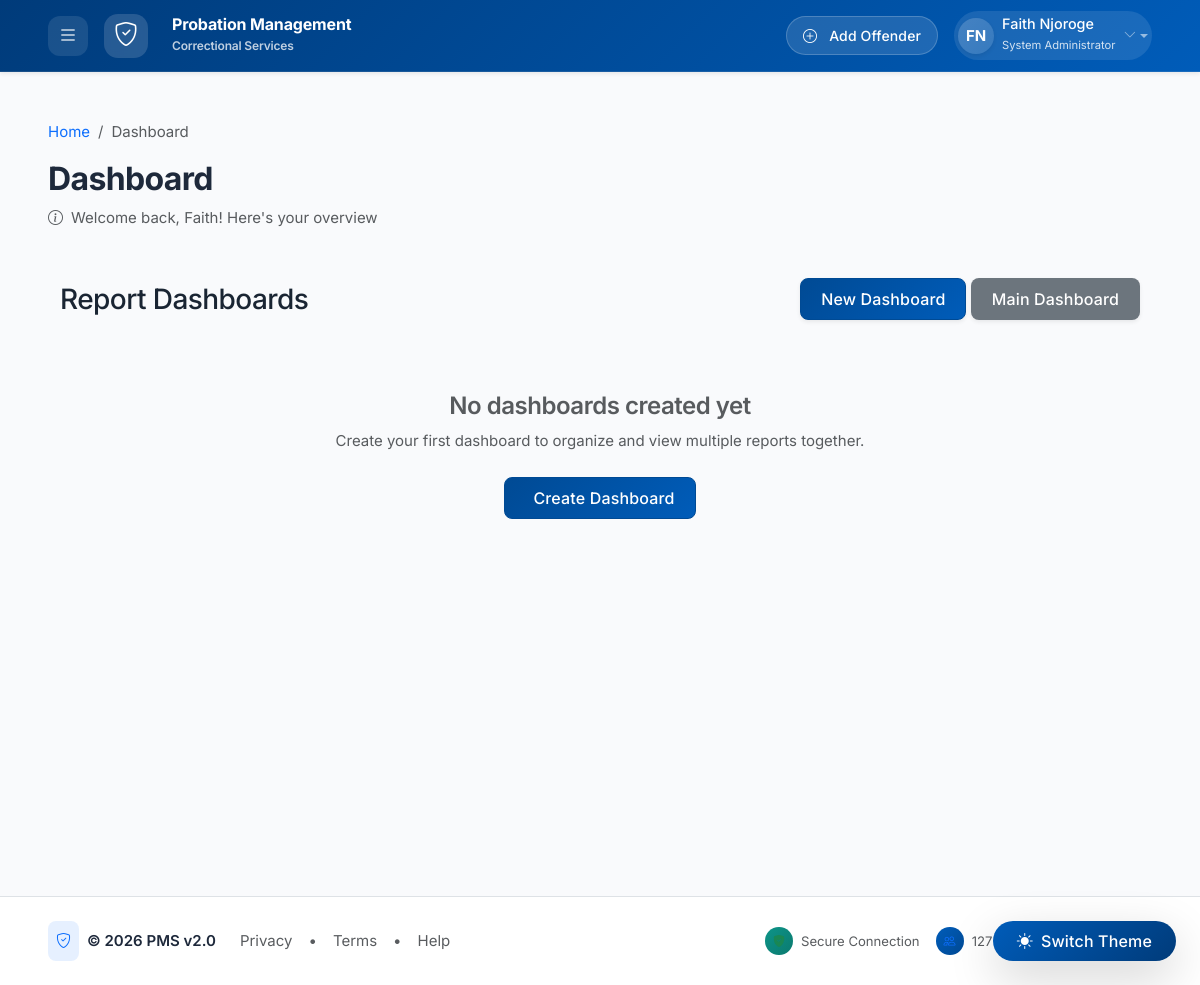
The app's page /reports/dashboards/ (signed in) with its own data.
### accounts/models.py (models this page shows, shortened)
class User(AbstractUser):
    class Role(models.TextChoices):
        ADMIN = 'admin', _('System Administrator')
        OFFICER = 'officer', _('Probation Officer')
        OFFENDER = 'offender', _('Offender')
        JUDICIARY = 'judiciary', _('Judiciary Staff')
        NGO = 'ngo', _('NGO Staff')
    role = models.CharField(
        max_length=20,
        choices=Role.choices,
        default=Role.OFFICER,
        verbose_name=_('User Role')
    )
    phone = models.CharField(
        max_length=15,
        blank=True,
        verbose_name=_('Phone Number')
    )
    designation = models.CharField(
        max_length=100,
        blank=True,
        verbose_name=_('Designation')
    )
    profile_picture = models.ImageField(
        upload_to='profiles/',
        blank=True,
        null=True,
        verbose_name=_('Profile Picture')
    )
    date_created = models.DateTimeField(
        auto_now_add=True,
        verbose_name=_('Date Created')
    )
    date_updated = models.DateTimeField(
        auto_now=True,
        verbose_name=_('Date Updated')
    )
    class Meta:
        verbose_name = _('User')
        verbose_name_plural = _('Users')
        ordering = ['-date_created']

### reports/views.py (the view)
# urls.py: path('dashboards/', views.DashboardListView.as_view(), name='dashboard_list'),
class DashboardListView(LoginRequiredMixin, ListView):
    model = ReportDashboard
    template_name = 'reports/dashboard_list.html'
    context_object_name = 'dashboards'
    def get_queryset(self):
        user = self.request.user
        user_role = user.role
        if user_role in ['admin', 'supervisor']:
            queryset = ReportDashboard.objects.all()
        else:
            queryset = ReportDashboard.objects.filter(
                Q(is_public=True) | Q(allowed_users=user) | Q(created_by=user)
            ).distinct()
        return queryset.order_by('-created_at')

### templates/reports/dashboard_list.html (shortened to what this page needs)
{% extends 'base.html' %}
{% load static %}
{% block content %}
<div class="container-fluid">
    <div class="d-sm-flex align-items-center justify-content-between mb-4">
        <h1 class="h3 mb-0 text-gray-800">Report Dashboards</h1>
        <div>
            <a href="{% url 'reports:create_dashboard' %}" class="d-none d-sm-inline-block btn btn-primary shadow-sm">
                 New Dashboard
            </a>
            <a href="{% url 'reports:dashboard' %}" class="d-none d-sm-inline-block btn btn-secondary shadow-sm">
                 Main Dashboard
            </a>
        </div>
    </div>
    <div class="row">
        {% for dashboard in dashboards %}
        <div class="col-xl-4 col-lg-6 col-md-6 mb-4">
            <div class="card shadow h-100">
                <div class="card-header py-3 d-flex justify-content-between align-items-center">
                    <h6 class="m-0 font-weight-bold text-primary">{{ dashboard.name }}</h6>
                    {% if dashboard.is_public %}
                    <span class="badge badge-success">Public</span>
                    {% endif %}
                </div>
                <div class="card-body">
                    <p class="card-text">{{ dashboard.description|truncatechars:120 }}</p>
                    <div class="row text-center mb-3">
                        <div class="col-6">
                            <div class="text-xs font-weight-bold text-primary text-uppercase mb-1">
                                Reports
                            </div>
                            <div class="h5 mb-0 font-weight-bold text-gray-800">
                                {{ dashboard.reports.count }}
                            </div>
                        </div>
                        <div class="col-6">
                            <div class="text-xs font-weight-bold text-success text-uppercase mb-1">
                                Refresh
                            </div>
                            <div class="h5 mb-0 font-weight-bold text-gray-800">
                                {{ dashboard.refresh_interval|divisibleby:60|yesno:"Every ," }}{{ dashboard.refresh_interval|divisibleby:60|yesno:dashboard.refresh_interval|divisibleby:3600|yesno:"hr,min" }}
                            </div>
                        </div>
                    </div>
                    <div class="small text-muted mb-3">
                        <i class="fas fa-user mr-1"></i> Created by {{ dashboard.created_by.get_full_name }}
                        <br>
                        <i class="fas fa-calendar mr-1"></i> {{ dashboard.created_at|date:"M d, Y" }}
                    </div>
                </div>
                <div class="card-footer">
                    <div class="btn-group w-100" role="group">
                        <a href="{% url 'reports:view_dashboard' dashboard.id %}" class="btn btn-primary">
                            <i class="fas fa-eye"></i> View
                        </a>
                        <a href="{% url 'reports:edit_dashboard' dashboard.id %}" class="btn btn-info">
                            <i class="fas fa-edit"></i> Edit
                        </a>
                        <a href="{% url 'reports:delete_dashboard' dashboard.id %}" class="btn btn-danger">
                            <i class="fas fa-trash"></i> Delete
                        </a>
                    </div>
                </div>
            </div>
        </div>
        {% empty %}
        <div class="col-12">
            <div class="text-center py-5">
                <h4 class="text-muted">No dashboards created yet</h4>
                <p class="text-muted">Create your first dashboard to organize and view multiple reports together.</p>
                <a href="{% url 'reports:create_dashboard' %}" class="btn btn-primary mt-2">
                    Create Dashboard
                </a>
            </div>
        </div>
        {% endfor %}
    </div>
</div>
{% endblock %}

### templates/base.html (shortened to what this page needs)
<!DOCTYPE html>
{% load static %}
<html lang="en" data-bs-theme="auto">
<head>
    <link href="https://cdn.jsdelivr.net/npm/bootstrap@5.3.2/dist/css/bootstrap.min.css" rel="stylesheet">
    <link rel="stylesheet" href="https://cdn.jsdelivr.net/npm/bootstrap-icons@1.11.1/font/bootstrap-icons.css">
    <link rel="stylesheet" href="https://cdn.datatables.net/1.13.6/css/dataTables.bootstrap5.min.css">
    <link rel="stylesheet" href="https://cdn.datatables.net/responsive/2.5.0/css/responsive.bootstrap5.min.css">
    <link href="https://cdn.jsdelivr.net/npm/select2@4.1.0-rc.0/dist/css/select2.min.css" rel="stylesheet">
    <link rel="stylesheet" href="https://cdn.jsdelivr.net/npm/select2-bootstrap-5-theme@1.3.0/dist/select2-bootstrap-5-theme.min.css">
    <link href="https://unpkg.com/aos@2.3.1/dist/aos.css" rel="stylesheet">
    <link rel="stylesheet" href="{% static 'css/style.css' %}">
    <link rel="stylesheet" href="{% static 'css/dashboard.css' %}">
</head>
<body class="d-flex flex-column min-vh-100">
    <div class="theme-toggle position-fixed bottom-0 end-0 m-4 z-3">
        <button class="btn btn-gradient-primary rounded-pill shadow-lg px-4 py-2 d-flex align-items-center gap-2 border-0"
                id="themeToggle"
                title="Toggle theme"
                style="background: linear-gradient(135deg, #005cb9, #003b7a); color: white;">
            <i class="bi bi-circle-half"></i>
            <span class="d-none d-sm-inline fw-medium">Switch Theme</span>
        </button>
    </div>
    <nav class="navbar navbar-dark shadow-sm sticky-top app-navbar"
         style="background: linear-gradient(135deg, #003b7a 0%, #005cb9 100%); min-height: 72px; backdrop-filter: blur(10px);">
        <div class="container-fluid px-4">
            <div class="d-flex align-items-center">
                {% if user.is_authenticated %}
                <button class="btn btn-link text-white p-2 me-3"
                        id="sidebarToggle"
                        title="Toggle menu"
                        style="background: rgba(255,255,255,0.1); border-radius: 12px; width: 40px; height: 40px;"
                        data-bs-toggle="offcanvas"
                        data-bs-target="#appSidebar"
                        aria-controls="appSidebar">
                    <i class="bi bi-list fs-5"></i>
                </button>
                {% endif %}
                <a class="navbar-brand d-flex align-items-center" href="{% url 'dashboard:home' %}">
                    <div class="d-flex align-items-center justify-content-center me-3"
                         style="width: 44px; height: 44px; background: rgba(255,255,255,0.15); border-radius: 14px; backdrop-filter: blur(4px);">
                        <i class="bi bi-shield-check fs-4 text-white"></i>
                    </div>
                    <div class="d-flex flex-column">
                        <span class="fw-bold fs-6 lh-1 mb-1" style="letter-spacing: -0.01em;">Probation Management</span>
                        <span class="small opacity-75" style="font-size: 0.75rem;">Correctional Services</span>
                    </div>
                </a>
            </div>
            <ul class="navbar-nav flex-row align-items-center">
                {% if user.is_authenticated %}
                    <li class="nav-item me-3 d-none d-md-block">
                        <a href="{% url 'offenders:offender_create' %}" class="btn btn-sm text-white px-3"
                           style="background: rgba(255,255,255,0.12); border-radius: 30px; border: 1px solid rgba(255,255,255,0.2); text-decoration: none;">
                            <i class="bi bi-plus-circle me-1"></i> Add Offender
                        </a>
                    </li>
                    <li class="nav-item dropdown">
                        <a class="nav-link dropdown-toggle d-flex align-items-center p-1"
                           href="#"
                           role="button"
                           data-bs-toggle="dropdown"
                           aria-expanded="false"
                           style="background: rgba(255,255,255,0.1); border-radius: 40px; text-decoration: none;">
                            <div class="avatar-circle me-2 shadow-sm"
                                 style="width: 36px; height: 36px; border-radius: 50%; background: linear-gradient(135deg, #ffffff30, #ffffff20); display: flex; align-items: center; justify-content: center; color: white; font-weight: bold;">
                                {{ user.first_name|first|upper }}{{ user.last_name|first|upper }}
                            </div>
                            <div class="d-none d-xl-block text-start me-2">
                                <div class="fw-medium" style="font-size: 0.9rem; line-height: 1.2; color: white;">{{ user.get_full_name|default:user.username }}</div>
                                <small style="font-size: 0.7rem; opacity: 0.9; color: rgba(255,255,255,0.9);">{{ user.get_role_display|default:"User" }}</small>
                            </div>
                            <i class="bi bi-chevron-down text-white-50" style="font-size: 0.8rem;"></i>
                        </a>
                    </li>
                {% endif %}
            </ul>
        </div>
    </nav>
    <div class="container-fluid flex-grow-1 px-0">
        <div class="row g-0">
            <main id="mainContent" class="col-12 px-4 px-xl-5 py-4 py-xl-5">
                <div class="page-header mb-5" data-aos="fade-up" data-aos-duration="500">
                    <div class="d-flex flex-column flex-md-row justify-content-between align-items-start align-items-md-center">
                        <div>
                            <nav aria-label="breadcrumb" class="mb-2">
                                <ol class="breadcrumb">
                                    <li class="breadcrumb-item"><a href="{% url 'dashboard:home' %}" class="text-decoration-none">Home</a></li>
                                    <li class="breadcrumb-item active" aria-current="page">
                                        {% block breadcrumb %}{% block page_title_alt %}Dashboard{% endblock %}{% endblock %}
                                    </li>
                                </ol>
                            </nav>
                            <h1 class="h2 fw-bold mb-2" style="letter-spacing: -0.02em; color: #1e293b;">
                                {% block page_title %}Dashboard{% endblock %}
                            </h1>
                            <p class="text-muted mb-0 d-flex align-items-center">
                                <i class="bi bi-info-circle me-2"></i>
                                {% block page_subtitle %}Welcome back, {{ user.first_name|default:"User" }}! Here's your overview{% endblock %}
                            </p>
                        </div>
                    </div>
                </div>
                <div class="content-wrapper" data-aos="fade-up" data-aos-delay="150">
                    {% block content %}{% endblock %}
                </div>
            </main>
        </div>
    </div>
    <footer class="footer mt-auto py-4 bg-white border-top">
        <div class="container-fluid px-4 px-xl-5">
            <div class="row align-items-center g-3">
                <div class="col-md-6">
                    <div class="d-flex flex-wrap align-items-center">
                        <div class="d-flex align-items-center me-4">
                            <div class="bg-primary bg-opacity-10 p-2 rounded-3 me-2">
                                <i class="bi bi-shield-check text-primary"></i>
                            </div>
                            <span class="fw-semibold" style="color: #1e293b;">
                                &copy; {% now "Y" %} PMS v2.0
                            </span>
                        </div>
                        <div class="d-flex gap-3">
                            <a href="#" class="text-decoration-none text-muted hover-primary">Privacy</a>
                            <span class="text-muted">•</span>
                            <a href="#" class="text-decoration-none text-muted hover-primary">Terms</a>
                            <span class="text-muted">•</span>
                            <a href="#" class="text-decoration-none text-muted hover-primary">Help</a>
                        </div>
                    </div>
                </div>
                <div class="col-md-6">
                    <div class="d-flex flex-wrap justify-content-md-end align-items-center gap-3">
                        <span class="text-muted small d-flex align-items-center">
                            <span class="badge bg-success bg-opacity-10 text-success p-2 me-2 rounded-circle">
                                <i class="bi bi-shield-fill-check"></i>
                            </span>
                            <span>Secure Connection</span>
                        </span>
                        <span class="text-muted small d-flex align-items-center">
                            <span class="badge bg-primary bg-opacity-10 text-primary p-2 me-2 rounded-circle">
                                <i class="bi bi-people"></i>
                            </span>
                            <span id="activeUsersCount">{{ request.session.active_users|default:"127" }} Active</span>
                        </span>
                        <span class="text-muted small d-flex align-items-center">
                            <span class="badge bg-info bg-opacity-10 text-info p-2 me-2 rounded-circle">
                                <i class="bi bi-clock"></i>
                            </span>
                            <span id="currentTime">{% now "H:i" %} UTC</span>
                        </span>
                    </div>
                </div>
            </div>
        </div>
    </footer>
    <div class="toast-container position-fixed bottom-0 end-0 p-4" id="toastContainer" style="z-index: 9999;"></div>
</body>
</html>

### records on screen
User: first_name|first "F", last_name|first "N", get_full_name "Faith Njoroge", role "System Administrator", first_name "Faith"

### other values on screen
{{ request.session.active_users|default:"127" }} "127"
